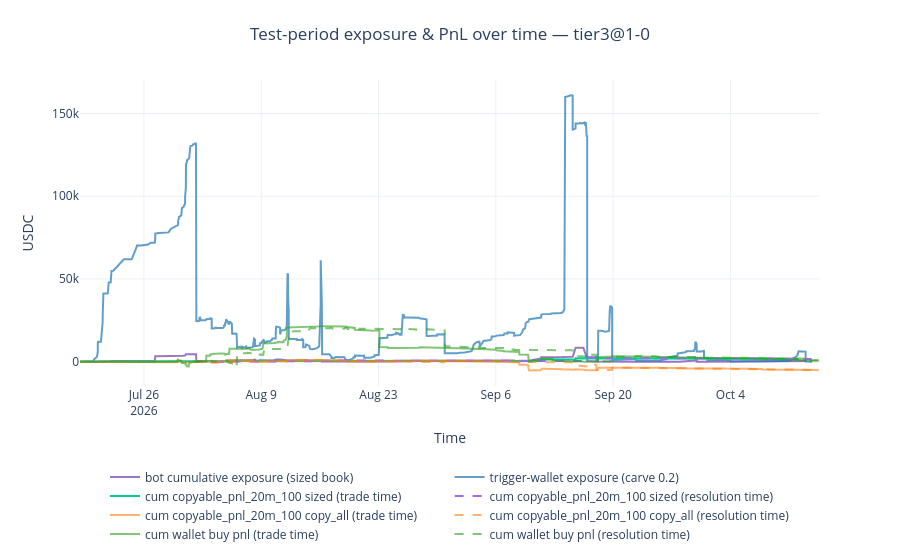

Notebook code for this chart:
### Markdown cell above
## Test-period exposure & PnL over time

PnL is attributed twice per book: at trade time (`dt`) and at contract resolution time (`last_condition_trade_ts`, resolved contracts only).

- **sized**: the headline scheme (`exposure@{frac}`) — the **wallet-exposure-carved book**: only candidate BUYs whose per-token exposure `position * price` >= the train-fitted per-wallet threshold (EXPOSURE_FRACS), run through the budget-aware sim (`qty = alpha_w * copyable_qty_20m_100`, depth-capped by `bucket_avail_copy_qty`).
- **copy_all**: reference = copy every candidate BUY at 1x with no carve — PnL is the raw `copyable_pnl_20m_100` column over all candidate BUYs.
- **wallet buy pnl**: the copy wallets' own realized PnL.

**Exposure** (copy-all reference) is drawn over the same wallet-exposure-carved book as the sized PnL: exposure = `position * price` on the token, opened when the trade happened (`dt`), closed at contract resolution (`res_ts`). Trades below the carve threshold contribute no exposure.

### Code cell
import plotly.graph_objects as go

CARVE_FRAC = float(best_name.removeprefix("exposure@")) if best_name.startswith("exposure@") else 0.2

test = splits["test"].copy()
test["res_ts"] = pd.to_datetime(test["last_condition_trade_ts"], utc=True, errors="coerce")
test["copy_all_pnl"] = test[PNL_COL]
test["wallet_buy_pnl"] = test["pnl"]

# Sized book = the headline exposure carve: only trades whose per-token exposure
# position*price >= the train-fitted per-wallet threshold (EXPOSURE_FRACS), at 1x.
book = carve_split("test", CARVE_FRAC).copy()
book["res_ts"] = pd.to_datetime(book["last_condition_trade_ts"], utc=True, errors="coerce")
alpha_map = schemes[best_name][1]
book["alpha_w"] = book["wallet"].map(alpha_map).fillna(1.0)

# Run sim to get the taken mask — exposure/qty must respect the budget
res = run_sim(book, alpha_map, pnl_col=PNL_COL, qty_col=QTY_COL,
              group_col="token_group", group_budget=EXPOSURE_BUDGET)
taken_idx = set(res["taken"].values)
book["taken"] = book.index.isin(taken_idx)
book["qty"] = np.clip(book["alpha_w"] * book[QTY_COL], 0.0, book["bucket_avail_copy_qty"])
book["copy_pnl"] = np.where(
    book["taken"],
    book[PNL_COL] / book[QTY_COL].replace(0, np.nan) * book["qty"],
    0.0,
)

print(f"carve {CARVE_FRAC:g}: {len(book):,} trades  taken {int(book["taken"].sum()):,}  "
      f"sim PnL: {book.loc[book["taken"], "copy_pnl"].sum():,.0f}")

window_end = test["dt"].max()
resolved = test["res_ts"] <= window_end
print(
    f"test trades: {len(test):,}  contracts: {test["condition_id"].nunique():,}  "
    f"resolved by {window_end:%Y-%m-%d}: {int(resolved.sum()):,} trades "
    f"({test.loc[resolved, "condition_id"].nunique():,} contracts)"
)
print(
    f"copy_all {PNL_COL} sum: {test[PNL_COL].sum():,.0f}  "
    f"wallet pnl sum: {test["wallet_buy_pnl"].sum():,.0f}  "
    f"sized sim copy_pnl sum: {book.loc[book["taken"], "copy_pnl"].sum():,.0f}"
)

# Exposure (trigger-wallet reference): the carved book, exposure = position * price
# (EXPOSURE_EXP_COL), opened when the trade happened (dt), closed at contract
# resolution (res_ts, resolved contracts only).
ca_resolved = book["res_ts"] <= window_end
ca_ev = pd.DataFrame({
    "ev_dt": book["dt"],
    "exposure_delta": book[EXPOSURE_EXP_COL],
})
ca_cl = pd.DataFrame({
    "ev_dt": book.loc[ca_resolved, "res_ts"],
    "exposure_delta": -book.loc[ca_resolved, EXPOSURE_EXP_COL],
})
exposure_events = (
    pd.concat([ca_ev, ca_cl], ignore_index=True)
    .sort_values("ev_dt")
    .reset_index(drop=True)
)
exposure_events["exposure"] = exposure_events["exposure_delta"].cumsum()


# Bot cumulative exposure: the sized position on each token (taken qty * price),
# opened at dt, closed at contract resolution (res_ts, resolved contracts only).
bt_resolved = book["taken"] & (book["res_ts"] <= window_end)
bt_ev = pd.DataFrame({
    "ev_dt": book.loc[book["taken"], "dt"],
    "exposure_delta": book.loc[book["taken"], "qty"] * book.loc[book["taken"], "price"],
})
bt_cl = pd.DataFrame({
    "ev_dt": book.loc[bt_resolved, "res_ts"],
    "exposure_delta": -(book.loc[bt_resolved, "qty"] * book.loc[bt_resolved, "price"]),
})
bot_events = (
    pd.concat([bt_ev, bt_cl], ignore_index=True)
    .sort_values("ev_dt")
    .reset_index(drop=True)
)
bot_events["exposure"] = bot_events["exposure_delta"].cumsum()

def _cum_pnl(df, dt_col, pnl_col):
    d = df[[dt_col, pnl_col]].rename(columns={dt_col: "ev_dt", pnl_col: "pnl"})
    d = d.sort_values("ev_dt").reset_index(drop=True)
    d["cum_pnl"] = d["pnl"].cumsum()
    return d

pnl_trade = _cum_pnl(book, "dt", "copy_pnl")
pnl_res = _cum_pnl(book, "res_ts", "copy_pnl")
pnl_copy_all_trade = _cum_pnl(test, "dt", "copy_all_pnl")
pnl_copy_all_res = _cum_pnl(test, "res_ts", "copy_all_pnl")
pnl_wallet_trade = _cum_pnl(test, "dt", "wallet_buy_pnl")
pnl_wallet_res = _cum_pnl(test, "res_ts", "wallet_buy_pnl")

fig = go.Figure()
fig.add_trace(go.Scatter(x=bot_events["ev_dt"], y=bot_events["exposure"], mode="lines",
    name="bot cumulative exposure (sized book)", line=dict(color="rgba(148,103,189,0.9)")))
fig.add_trace(go.Scatter(x=exposure_events["ev_dt"], y=exposure_events["exposure"], mode="lines",
    name=f"trigger-wallet exposure (carve {CARVE_FRAC:g})", line=dict(color="rgba(31,119,180,0.7)")))
fig.add_trace(go.Scatter(
    x=pnl_trade["ev_dt"], y=pnl_trade["cum_pnl"], mode="lines",
    name=f"cum {PNL_COL} sized (trade time)",
))
fig.add_trace(go.Scatter(
    x=pnl_res["ev_dt"], y=pnl_res["cum_pnl"], mode="lines", line=dict(dash="dash"),
    name=f"cum {PNL_COL} sized (resolution time)",
))
fig.add_trace(go.Scatter(
    x=pnl_copy_all_trade["ev_dt"], y=pnl_copy_all_trade["cum_pnl"], mode="lines",
    name=f"cum {PNL_COL} copy_all (trade time)", line=dict(color="rgba(255,127,14,0.6)"),
))
fig.add_trace(go.Scatter(
    x=pnl_copy_all_res["ev_dt"], y=pnl_copy_all_res["cum_pnl"], mode="lines",
    name=f"cum {PNL_COL} copy_all (resolution time)", line=dict(dash="dash", color="rgba(255,127,14,0.6)"),
))
fig.add_trace(go.Scatter(
    x=pnl_wallet_trade["ev_dt"], y=pnl_wallet_trade["cum_pnl"], mode="lines",
    name="cum wallet buy pnl (trade time)", line=dict(color="rgba(44,160,28,0.6)"),
))
fig.add_trace(go.Scatter(
    x=pnl_wallet_res["ev_dt"], y=pnl_wallet_res["cum_pnl"], mode="lines",
    name="cum wallet buy pnl (resolution time)", line=dict(dash="dash", color="rgba(44,160,28,0.6)"),
))
fig.update_layout(
    title=dict(text=f"Test-period exposure & PnL over time — {best_name}", x=0.5),
    xaxis_title="Time",
    yaxis_title="USDC",
    template="plotly_white",
    margin=dict(t=80, b=110),
    legend=dict(
        orientation="h",
        yanchor="top",
        y=-0.25,
        xanchor="center",
        x=0.5,
    ),
)
fig.show()

### Figure 1 — Plotly figure (JSON) as saved in the notebook; plotly's stock layout.template omitted (floating-point values rounded to 4 significant figures; data arrays with more than 128 entries replaced by an {"elided": "..."} marker saying what was removed)
{"data": [{"line": {"color": "rgba(148,103,189,0.9)"}, "mode": "lines", "name": "bot cumulative exposure (sized book)", "type": "scatter", "x": {"elided": "520 str values"}, "y": {"elided": "520 float values"}}, {"line": {"color": "rgba(31,119,180,0.7)"}, "mode": "lines", "name": "trigger-wallet exposure (carve 0.2)", "type": "scatter", "x": {"elided": "1774 str values"}, "y": {"elided": "1774 float values"}}, {"mode": "lines", "name": "cum copyable_pnl_20m_100 sized (trade time)", "type": "scatter", "x": {"elided": "887 str values"}, "y": {"elided": "887 float values"}}, {"line": {"dash": "dash"}, "mode": "lines", "name": "cum copyable_pnl_20m_100 sized (resolution time)", "type": "scatter", "x": {"elided": "887 str values"}, "y": {"elided": "887 float values"}}, {"line": {"color": "rgba(255,127,14,0.6)"}, "mode": "lines", "name": "cum copyable_pnl_20m_100 copy_all (trade time)", "type": "scatter", "x": {"elided": "5881 str values"}, "y": {"elided": "5881 float values"}}, {"line": {"color": "rgba(255,127,14,0.6)", "dash": "dash"}, "mode": "lines", "name": "cum copyable_pnl_20m_100 copy_all (resolution time)", "type": "scatter", "x": {"elided": "5881 str values"}, "y": {"elided": "5881 float values"}}, {"line": {"color": "rgba(44,160,28,0.6)"}, "mode": "lines", "name": "cum wallet buy pnl (trade time)", "type": "scatter", "x": {"elided": "5881 str values"}, "y": {"elided": "5881 float values"}}, {"line": {"color": "rgba(44,160,28,0.6)", "dash": "dash"}, "mode": "lines", "name": "cum wallet buy pnl (resolution time)", "type": "scatter", "x": {"elided": "5881 str values"}, "y": {"elided": "5881 float values"}}], "layout": {"legend": {"orientation": "h", "x": 0.5, "xanchor": "center", "y": -0.25, "yanchor": "top"}, "margin": {"b": 110, "t": 80}, "title": {"text": "Test-period exposure & PnL over time — tier3@1-0", "x": 0.5}, "xaxis": {"title": {"text": "Time"}}, "yaxis": {"title": {"text": "USDC"}}}}
